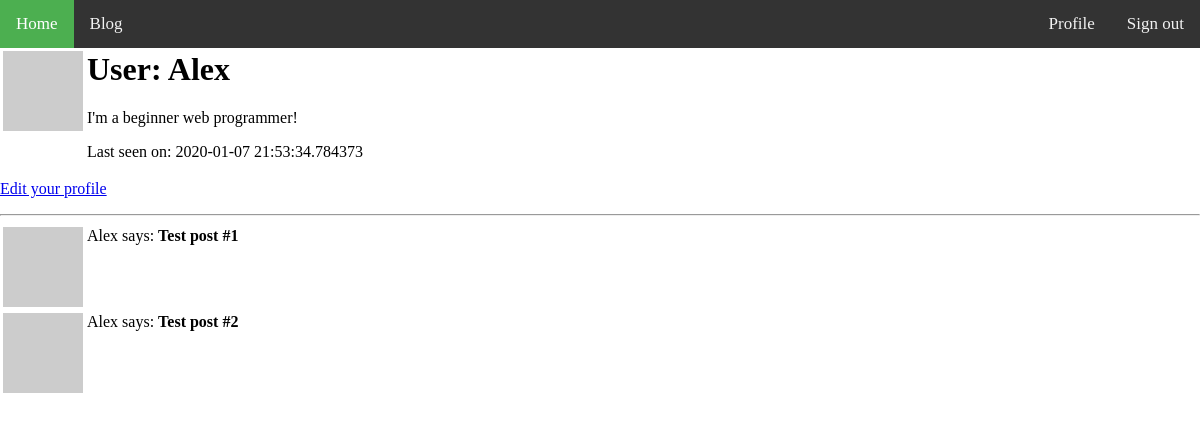
The app's page /user/Alex (signed in), older data.
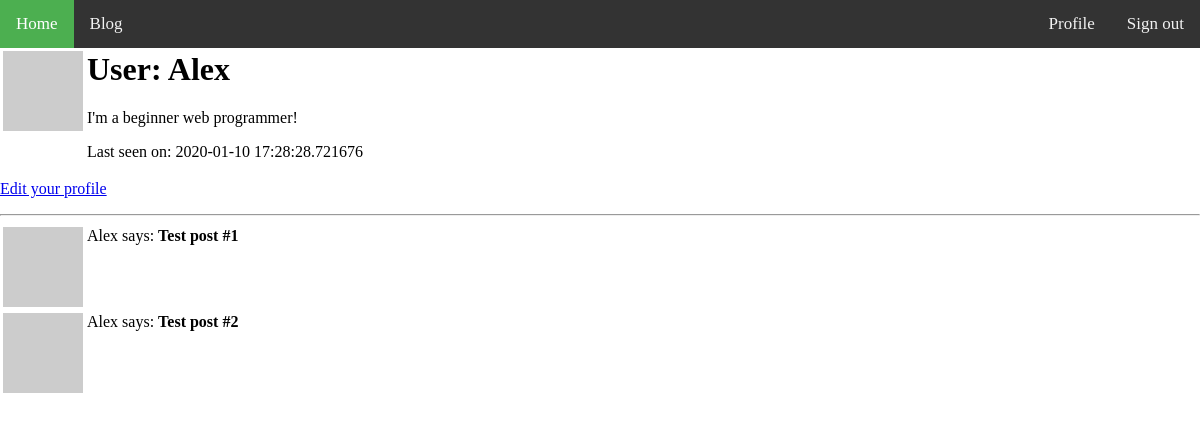
The same page, newer data.
### app/models.py (models this page shows, shortened)
class User(UserMixin ,db.Model):
    id = db.Column(db.Integer, primary_key=True)
    username = db.Column(db.String(64), index=True, unique=True)
    email = db.Column(db.String(128), index=True, unique=True)
    password_hash = db.Column(db.String(128))
    posts = db.relationship('Post', backref='author', lazy='dynamic')
    about_me = db.Column(db.String(256))
    last_seen = db.Column(db.DateTime, default=datetime.utcnow)
    def avatar(self, size):
        digest = md5(self.email.lower().encode('utf-8')).hexdigest()
        return 'https://www.gravatar.com/avatar/{}?d=identicon&s={}'.format(
            digest, size)

### app/routes.py (the view)
@app.route('/user/<username>')
@login_required
def user(username):
    user = User.query.filter_by(username=username).first_or_404()
    posts = [
        {'author': user, 'body': 'Test post #1'},
        {'author': user, 'body': 'Test post #2'}
    ]
    return render_template('user.html', user=user, posts=posts)

### app/models.py (called while the page is built)
@login.user_loader
def load_user(id):
    return User.query.get(int(id))

### app/routes.py (called while the page is built)
@app.before_request
def before_request():
    if current_user.is_authenticated:
        current_user.last_seen = datetime.utcnow()
        db.session.commit()

### app/templates/user.html
{% extends 'base.html' %}
{% block content %}
    <table>
        <tr valign="top">
            <td><img src="{{ user.avatar(128) }}"></td>
            <td>
                <h1>User: {{ user.username }}</h1>
                {% if user.about_me  %}<p>{{ user.about_me }}</p>{% endif %}
                {% if user.last_seen  %}<p>Last seen on: {{ user.last_seen }}</p>{% endif %}
            </td>
        </tr>
    </table>
    {% if user == current_user %}
        <p><a href="{{ url_for('edit_profile') }}">Edit your profile</a></p>
    {% endif %}
    <hr>
    {% for post in posts %}
        {% include '_post.html' %}
    {% endfor %}
{% endblock  %}

### app/templates/base.html (shortened to what this page needs)
<html>
    <head>
        <link rel="stylesheet" href="{{url_for('static', filename='css/style.css') }}">
    </head>
    <body>
    <div class='topnav'>
        <a class='active' href={{ url_for('main') }}>Home</a>
        <a href={{ url_for('index') }}>Blog</a>
        <div class="topnav-right">
            {% if current_user.is_anonymous %}
            <a href={{ url_for("login") }}>Sign In</a>
            {% else %}
            <a href={{ url_for("user", username=current_user.username) }}>Profile</a>
            <a href={{ url_for("logout") }}>Sign out</a>
            {% endif %}
        </div>
    </div>
    {% block content %}
    {% endblock %}
    </body>
</html>

### app/templates/_post.html
<table>
    <tr valign="top">
        <td><img src="{{ user.avatar(36) }}"></td>
        <td>{{ post.author.username }} says: <b>{{ post.body }}</td>
    </tr>
</table>

### app/static/css/style.css (style rules this page uses)
body, html { height: 100%; margin: 0; }
.topnav { background-color: #333; overflow: hidden; }
.topnav a { float: left; color: #f2f2f2; text-align: center; padding: 14px 16px; text-decoration: none; font-size: 17px; }
.topnav a.active { background-color: #4CAF50; color: white; }
.topnav-right { float: right; }

Row changes from the older to the newer data that the page shows:
changed User "Alex": last_seen "2020-01-07 21:53:34.784373" → "2020-01-10 17:28:28.721676"
